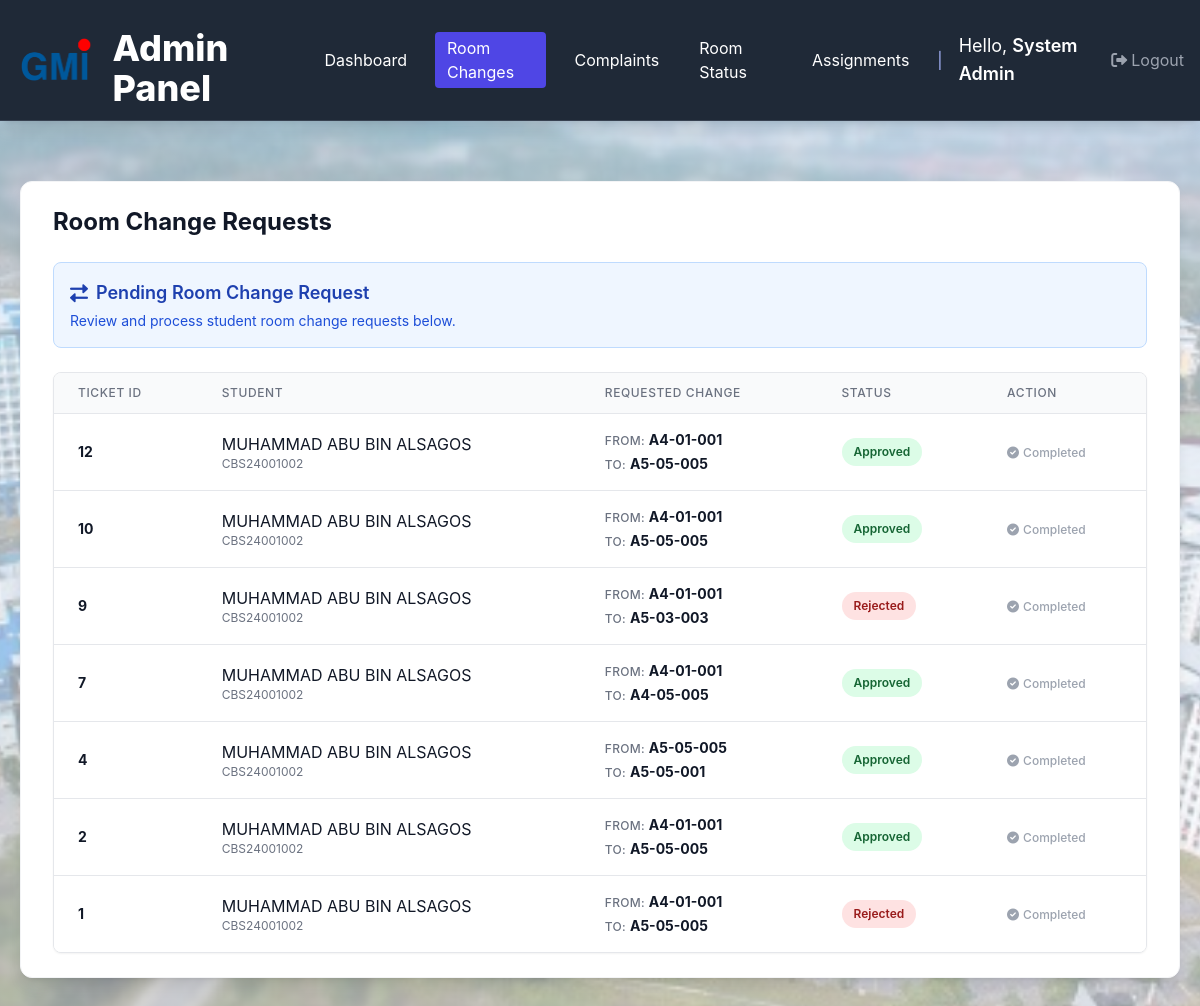
The page /admin_change_requests.php (signed in) on the database its author committed.
### tables this page shows
CREATE TABLE `tickets` (
  `ticket_id` int(11) NOT NULL,
  `student_id` varchar(50) NOT NULL,
  `category` varchar(100) DEFAULT NULL,
  `description` text DEFAULT NULL,
  `attachment_path` varchar(255) DEFAULT NULL,
  `status` varchar(20) DEFAULT 'Open',
  `created_at` timestamp NOT NULL DEFAULT current_timestamp(),
  `updated_at` timestamp NOT NULL DEFAULT current_timestamp() ON UPDATE current_timestamp()
);

CREATE TABLE `users` (
  `student_id` varchar(50) NOT NULL,
  `full_name` varchar(200) NOT NULL,
  `email` varchar(255) NOT NULL,
  `phone` varchar(30) DEFAULT NULL,
  `password` varchar(255) NOT NULL,
  `role` varchar(20) NOT NULL,
  `gender` varchar(10) DEFAULT NULL,
  `created_at` timestamp NOT NULL DEFAULT current_timestamp(),
  `updated_at` timestamp NOT NULL DEFAULT current_timestamp() ON UPDATE current_timestamp()
);

### conn.php (called while the page is built, shortened)
<?php
$host = 'localhost';
$user = 'root';
$pass = '';
$dbname = 'hostel';
$conn = new mysqli($host, $user, $pass, $dbname);
function getRoomChangeRequests() {
    global $conn;
    $query = "SELECT t.ticket_id, t.student_id, t.description, t.created_at, t.status, u.full_name, u.gender
              FROM tickets t
              JOIN users u ON t.student_id = u.student_id
              WHERE t.category = 'Room Change'
              ORDER BY t.created_at DESC";
    $result = $conn->query($query);
    $data = [];
    if ($result) {
        while ($row = $result->fetch_assoc()) {
            preg_match("/from\s(.*?)\sto\s(.*?)\./", $row['description'], $matches);
            $row['old_room_id'] = $matches[1] ?? 'N/A';
            $row['new_room_id'] = $matches[2] ?? 'N/A';
            $data[] = $row;
        }
    }
    return $data;
}
?>

### admin_change_requests.php (the view, shortened to what this page needs)
<?php
require_once 'conn.php';
$change_requests = getRoomChangeRequests();
?>
<!DOCTYPE html>
<html lang="en">
<head>
    <script src="https://cdn.tailwindcss.com"></script>
    <link href="https://cdnjs.cloudflare.com/ajax/libs/font-awesome/6.0.0/css/all.min.css" rel="stylesheet">
    <link rel="stylesheet" href="style.css">
</head>
<body class="bg-gray-50 text-gray-900 m-0 p-0 min-h-full">
    <?php include 'admin_nav.php';  ?>
    <div class="max-w-7xl mx-auto my-10 p-5">
    <div class="bg-white rounded-xl shadow-lg border border-gray-100 overflow-hidden">
    <div class="px-8 py-6">
        <h2 class="text-2xl font-bold text-gray-900 mb-6">Room Change Requests</h2>
         <div class="bg-blue-50 border border-blue-200 rounded-lg p-4 mb-6">
            <h3 class="text-lg font-semibold text-blue-800 flex items-center space-x-2">
                <i class="fa-solid fa-right-left"></i>
                <span>Pending Room Change Request</span>
            </h3>
            <p class="text-sm text-blue-700 mt-1">Review and process student room change requests below.</p>
         </div>
        <div class="overflow-x-auto bg-white border border-gray-200 rounded-lg shadow-sm">
            <table class="min-w-full divide-y divide-gray-200">
                <thead class="bg-gray-50">
                    <tr>
                        <th class="px-6 py-3 text-left text-xs font-medium text-gray-500 uppercase tracking-wider">Ticket ID</th>
                        <th class="px-6 py-3 text-left text-xs font-medium text-gray-500 uppercase tracking-wider">Student</th>
                        <th class="px-6 py-3 text-left text-xs font-medium text-gray-500 uppercase tracking-wider">Requested Change</th>
                        <th class="px-6 py-3 text-left text-xs font-medium text-gray-500 uppercase tracking-wider">Status</th>
                        <th class="px-6 py-3 text-left text-xs font-medium text-gray-500 uppercase tracking-wider">Action</th>
                    </tr>
                </thead>
                <tbody class="bg-white divide-y divide-gray-200">
                    <?php foreach ($change_requests as $request): ?>
                        <tr class="hover:bg-gray-50 transition-colors duration-150">
                            <td class="px-6 py-4 whitespace-nowrap">
                                <div class="text-sm font-bold text-gray-900">
                                <?php echo htmlspecialchars($request['ticket_id']); ?>
                                </div>
                            </td>
                            <td class="px-6 py-4 whitespace-nowrap">
                                <div class="space-y-1">
                                    <?php echo htmlspecialchars($request['full_name']); ?>
                                </div>
                                <div class="text-xs text-gray-500">
                                    <?php echo htmlspecialchars($request['student_id']); ?>
                                </div>
                            </td>
                            <td class="px-6 py-4">
                                <div class="space-y-1">
                                <div class="text-sm text-gray-700">
                                    <span class="text-xs font-medium text-gray-500 uppercase tracking-wide">FROM:</span>
                                    <span class="font-bold text-gray-900"><?php echo htmlspecialchars($request['old_room_id']); ?></span>
                                </div>
                                <div class="text-sm text-gray-700">
                                    <span class="text-xs font-medium text-gray-500 uppercase tracking-wide">TO:</span>
                                    <span class="font-bold text-gray-900"><?php echo htmlspecialchars($request['new_room_id']); ?></span>
                                </div>
                                </div>
                            </td>
                            <td class="px-6 py-4 whitespace-nowrap">
                                <span class="px-3 py-1 inline-flex text-xs leading-5 font-semibold rounded-full
                                    <?php
                                        if ($request['status'] === 'Pending')      echo 'bg-yellow-100 text-yellow-800';
                                        elseif ($request['status'] === 'Approved') echo 'bg-green-100 text-green-800';
                                        else                                       echo 'bg-red-100 text-red-800';
                                    ?>">
                                    <?php echo htmlspecialchars($request['status']); ?>
                                </span>
                            </td>
                            <td class="px-6 py-4 whitespace-nowrap text-sm font-medium">
                                <?php if ($request['status'] === 'Pending'): ?>
                                <div class="flex space-x-3">
                                    <a href="admin_process_request.php?action=approve&ticket_id=<?php echo $request['ticket_id']; ?>"
                                       onclick="return confirm('APPROVE room change for <?php echo htmlspecialchars($request['student_id']); ?> to <?php echo htmlspecialchars($request['new_room_id']); ?>?')"
                                       class="bg-green-600 hover:bg-green-700 text-white px-3 py-1 rounded-md text-xs font-medium transition-colors duration-200 flex items-center space-x-1">
                                       <i class="fas fa-check"></i><span>Approve</span>
                                    </a>
                                    <a href="admin_process_request.php?action=reject&ticket_id=<?php echo $request['ticket_id']; ?>"
                                       onclick="return confirm('REJECT room change for <?php echo htmlspecialchars($request['student_id']); ?>?'"
                                       class="bg-white hover:bg-gray-50 text-red-600 border border-red-300 px-3 py-1 rounded-md text-xs font-medium transition-colors duration-200 flex items-center space-x-1">
                                       <i class="fas fa-times"></i><span>Reject</span>
                                    </a>
                                </div>
                                <?php else: ?>
                                    <span class="text-gray-400 text-xs inline-flex items-center space-x-1">
                                        <i class="fas fa-check-circle"></i><span>Completed</span>
                                    </span>
                                <?php endif; ?>
                            </td>
                        </tr>
                    <?php endforeach; ?>
                </tbody>
            </table>
        </div>
    </div>
</body>
</html>

### style.css (style rules this page uses)
body { background: linear-gradient(rgba(255,255,255,0.6), rgba(255,255,255,0.6)), url('images/gmi_bg.jpg') center center / cover no-repeat fixed; font-family: 'Inter', sans-serif; color: #1f2937; min-height: 100vh; margin: 0; }

### admin_change_requests.php (style rules this page uses)
body { font-family: 'Inter', system-ui, sans-serif; box-sizing: border-box; }

### rows shown on the page
tickets: ticket_id "12", student.full_name "MUHAMMAD ABU BIN ALSAGOS", student "CBS24001002", old_room_id "A4-01-001", new_room_id "A5-05-005", status "Approved", shows "Completed"
tickets: ticket_id "10", student.full_name "MUHAMMAD ABU BIN ALSAGOS", student "CBS24001002", old_room_id "A4-01-001", new_room_id "A5-05-005", status "Approved", shows "Completed"
tickets: ticket_id "9", student.full_name "MUHAMMAD ABU BIN ALSAGOS", student "CBS24001002", old_room_id "A4-01-001", new_room_id "A5-03-003", status "Rejected", shows "Completed"
tickets: ticket_id "7", student.full_name "MUHAMMAD ABU BIN ALSAGOS", student "CBS24001002", old_room_id "A4-01-001", new_room_id "A4-05-005", status "Approved", shows "Completed"
tickets: ticket_id "4", student.full_name "MUHAMMAD ABU BIN ALSAGOS", student "CBS24001002", old_room_id "A5-05-005", new_room_id "A5-05-001", status "Approved", shows "Completed"
tickets: ticket_id "2", student.full_name "MUHAMMAD ABU BIN ALSAGOS", student "CBS24001002", old_room_id "A4-01-001", new_room_id "A5-05-005", status "Approved", shows "Completed"
tickets: ticket_id "1", student.full_name "MUHAMMAD ABU BIN ALSAGOS", student "CBS24001002", old_room_id "A4-01-001", new_room_id "A5-05-005", status "Rejected", shows "Completed"

### other values the page prints
$full_name "System Admin"
